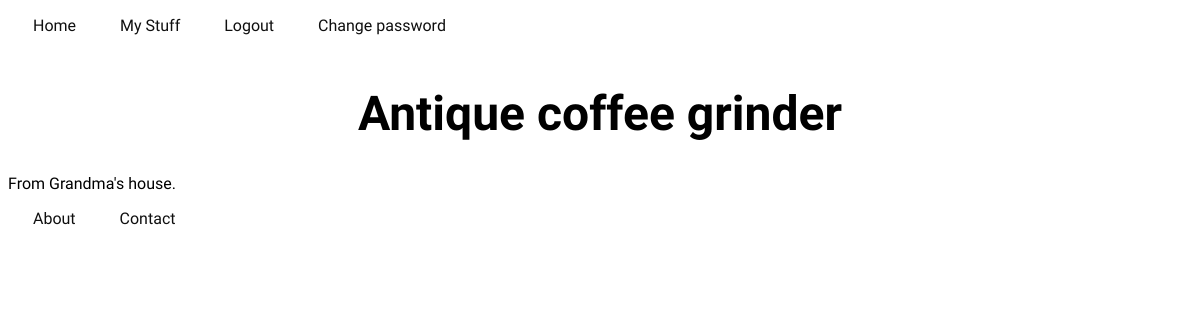
The page /things/antique-coffee-grinder/ (signed in) on the database as committed earlier.
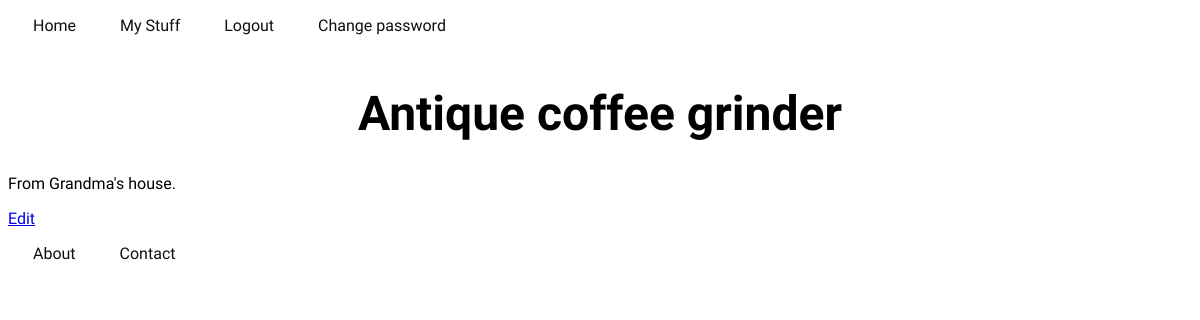
The same page on the database as committed later.
### inventory/views.py (the view)
# urls.py: url(r'^things/(?P<slug>[-\w]+)/$', views.thing_detail,
def thing_detail(request, slug):
	thing = Thing.objects.get(slug=slug)
	if (not request.user.is_superuser and thing.user != request.user):
		raise Http404
	return render (request, 'things/thing_detail.html', {
		'thing': thing,
	})

### inventory/templates/things/thing_detail.html (shortened to what this page needs)
{% extends 'base.html' %}
{% block content %}
	<h1>{{ thing.name }}</h1>
	<p>{{ thing.description }}</p>
	{% if user == thing.user %}
		<p>
			<a href="{% url 'edit_thing' slug=thing.slug %}">
				Edit
			</a>
		</p>
	{% endif %}
{% endblock content %}

Rows that differ between the two databases and show on the page:
changed Thing "Antique coffee grinder": user_id empty → 1 (drawn)
Other text that changed with them:
text now shown: "Edit"
